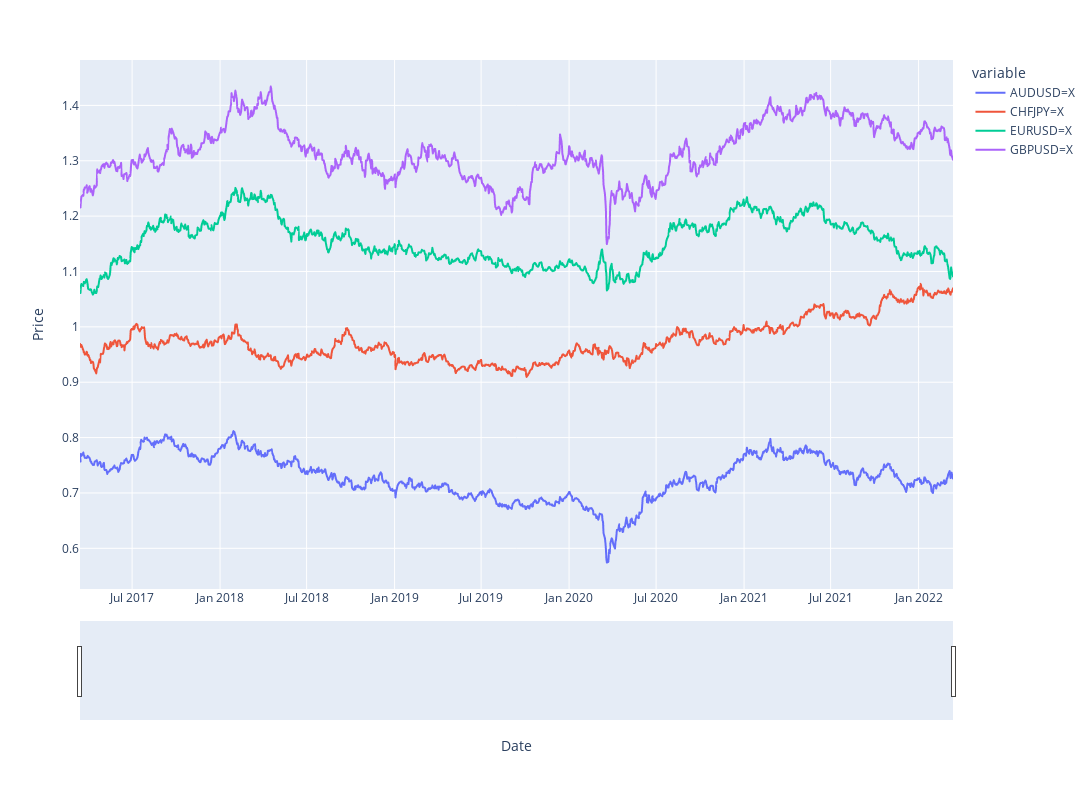

Write notebook code for a chart like this one.
### Markdown cell above
# Plot Price of Investments over Total Dataset

### Code cell
fig = px.line(mult_df, x=mult_df.index, y=mult_df.columns)
fig.update_xaxes(title="Date", rangeslider_visible=True)
fig.update_yaxes(title="Price")
fig.update_layout(height=800, width=1200, showlegend=True)
fig.show()

### Figure 1 — Plotly figure (JSON) as saved in the notebook; plotly's stock layout.template omitted (floating-point values rounded to 4 significant figures; data arrays with more than 128 entries replaced by an {"elided": "..."} marker saying what was removed)
{"data": [{"hovertemplate": "variable=AUDUSD=X<br>Date=%{x}<br>value=%{y}<extra></extra>", "legendgroup": "AUDUSD=X", "line": {"color": "#636efa", "dash": "solid"}, "marker": {"symbol": "circle"}, "mode": "lines", "name": "AUDUSD=X", "showlegend": true, "type": "scattergl", "x": {"elided": "1302 str values"}, "xaxis": "x", "y": {"elided": "1302 float values"}, "yaxis": "y"}, {"hovertemplate": "variable=CHFJPY=X<br>Date=%{x}<br>value=%{y}<extra></extra>", "legendgroup": "CHFJPY=X", "line": {"color": "#EF553B", "dash": "solid"}, "marker": {"symbol": "circle"}, "mode": "lines", "name": "CHFJPY=X", "showlegend": true, "type": "scattergl", "x": {"elided": "1302 str values"}, "xaxis": "x", "y": {"elided": "1302 float values"}, "yaxis": "y"}, {"hovertemplate": "variable=EURUSD=X<br>Date=%{x}<br>value=%{y}<extra></extra>", "legendgroup": "EURUSD=X", "line": {"color": "#00cc96", "dash": "solid"}, "marker": {"symbol": "circle"}, "mode": "lines", "name": "EURUSD=X", "showlegend": true, "type": "scattergl", "x": {"elided": "1302 str values"}, "xaxis": "x", "y": {"elided": "1302 float values"}, "yaxis": "y"}, {"hovertemplate": "variable=GBPUSD=X<br>Date=%{x}<br>value=%{y}<extra></extra>", "legendgroup": "GBPUSD=X", "line": {"color": "#ab63fa", "dash": "solid"}, "marker": {"symbol": "circle"}, "mode": "lines", "name": "GBPUSD=X", "showlegend": true, "type": "scattergl", "x": {"elided": "1302 str values"}, "xaxis": "x", "y": {"elided": "1302 float values"}, "yaxis": "y"}], "layout": {"height": 800, "legend": {"title": {"text": "variable"}, "tracegroupgap": 0}, "margin": {"t": 60}, "showlegend": true, "width": 1200, "xaxis": {"anchor": "y", "domain": [0, 1], "rangeslider": {"visible": true}, "title": {"text": "Date"}}, "yaxis": {"anchor": "x", "domain": [0, 1], "title": {"text": "Price"}}}}
